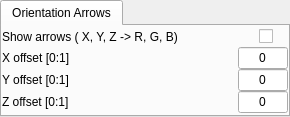
    <widget class="QTabWidget" name="arrowsTab">
     <property name="currentIndex">
      <number>0</number>
     </property>
     <widget class="QWidget" name="tab_3">
      <attribute name="title">
       <string>Orientation Arrows</string>
      </attribute>
      <layout class="QVBoxLayout" name="verticalLayout_3">
       <property name="spacing">
        <number>0</number>
       </property>
       <property name="leftMargin">
        <number>0</number>
       </property>
       <property name="topMargin">
        <number>0</number>
       </property>
       <property name="rightMargin">
        <number>0</number>
       </property>
       <property name="bottomMargin">
        <number>0</number>
       </property>
       <item>
        <layout class="QHBoxLayout">
         <property name="rightMargin">
          <number>15</number>
         </property>
         <item>
          <widget class="QLabel" name="label_13">
           <property name="text">
            <string>Show arrows ( X, Y, Z -&gt; R, G, B)</string>
           </property>
          </widget>
         </item>
         <item>
          <spacer name="spacer21">
           <property name="orientation">
            <enum>Qt::Horizontal</enum>
           </property>
           <property name="sizeType">
            <enum>QSizePolicy::Expanding</enum>
           </property>
           <property name="sizeHint" stdset="0">
            <size>
             <width>81</width>
             <height>21</height>
            </size>
           </property>
          </spacer>
         </item>
         <item>
          <widget class="QCheckBox" name="axisArrowCheckbox">
           <property name="toolTip">
            <string>show colored X,Y,Z axes in scene</string>
           </property>
           <property name="text">
            <string/>
           </property>
          </widget>
         </item>
        </layout>
       </item>
       <item>
        <layout class="QHBoxLayout">
         <property name="spacing">
          <number>0</number>
         </property>
         <item>
          <widget class="QLabel" name="label_14">
           <property name="text">
            <string>X offset [0:1]</string>
           </property>
          </widget>
         </item>
         <item>
          <spacer name="horizontalSpacer_10">
           <property name="orientation">
            <enum>Qt::Horizontal</enum>
           </property>
           <property name="sizeHint" stdset="0">
            <size>
             <width>40</width>
             <height>20</height>
            </size>
           </property>
          </spacer>
         </item>
         <item>
          <widget class="QLineEdit" name="arrowXEdit">
           <property name="maximumSize">
            <size>
             <width>50</width>
             <height>16777215</height>
            </size>
           </property>
           <property name="toolTip">
            <string>Specify x-coord of axis relative to region in [0,1]</string>
           </property>
           <property name="text">
            <string>0</string>
           </property>
           <property name="alignment">
            <set>Qt::AlignHCenter</set>
           </property>
          </widget>
         </item>
        </layout>
       </item>
       <item>
        <layout class="QHBoxLayout" name="horizontalLayout_12">
         <property name="spacing">
          <number>0</number>
         </property>
         <property name="bottomMargin">
          <number>0</number>
         </property>
         <item>
          <widget class="QLabel" name="label_15">
           <property name="text">
            <string>Y offset [0:1]</string>
           </property>
          </widget>
         </item>
         <item>
          <spacer name="horizontalSpacer_11">
           <property name="orientation">
            <enum>Qt::Horizontal</enum>
           </property>
           <property name="sizeHint" stdset="0">
            <size>
             <width>40</width>
             <height>20</height>
            </size>
           </property>
          </spacer>
         </item>
         <item>
          <widget class="QLineEdit" name="arrowYEdit">
           <property name="maximumSize">
            <size>
             <width>50</width>
             <height>16777215</height>
            </size>
           </property>
           <property name="toolTip">
            <string>Specify y-coord of axis relative to region in [0,1]</string>
           </property>
           <property name="text">
            <string>0</string>
           </property>
           <property name="alignment">
            <set>Qt::AlignHCenter</set>
           </property>
          </widget>
         </item>
        </layout>
       </item>
       <item>
        <layout class="QHBoxLayout" name="horizontalLayout_14">
         <property name="spacing">
          <number>0</number>
         </property>
         <property name="bottomMargin">
          <number>0</number>
         </property>
         <item>
          <widget class="QLabel" name="label_16">
           <property name="text">
            <string>Z offset [0:1]</string>
           </property>
          </widget>
         </item>
         <item>
          <spacer name="horizontalSpacer_12">
           <property name="orientation">
            <enum>Qt::Horizontal</enum>
           </property>
           <property name="sizeHint" stdset="0">
            <size>
             <width>40</width>
             <height>20</height>
            </size>
           </property>
          </spacer>
         </item>
         <item>
          <widget class="QLineEdit" name="arrowZEdit">
           <property name="minimumSize">
            <size>
             <width>0</width>
             <height>0</height>
            </size>
           </property>
           <property name="maximumSize">
            <size>
             <width>50</width>
             <height>16777215</height>
            </size>
           </property>
           <property name="toolTip">
            <string>Specify z-coord of axis relative to region in [0,1]</string>
           </property>
           <property name="text">
            <string>0</string>
           </property>
           <property name="alignment">
            <set>Qt::AlignHCenter</set>
           </property>
          </widget>
         </item>
        </layout>
       </item>
      </layout>
     </widget>
    </widget>
